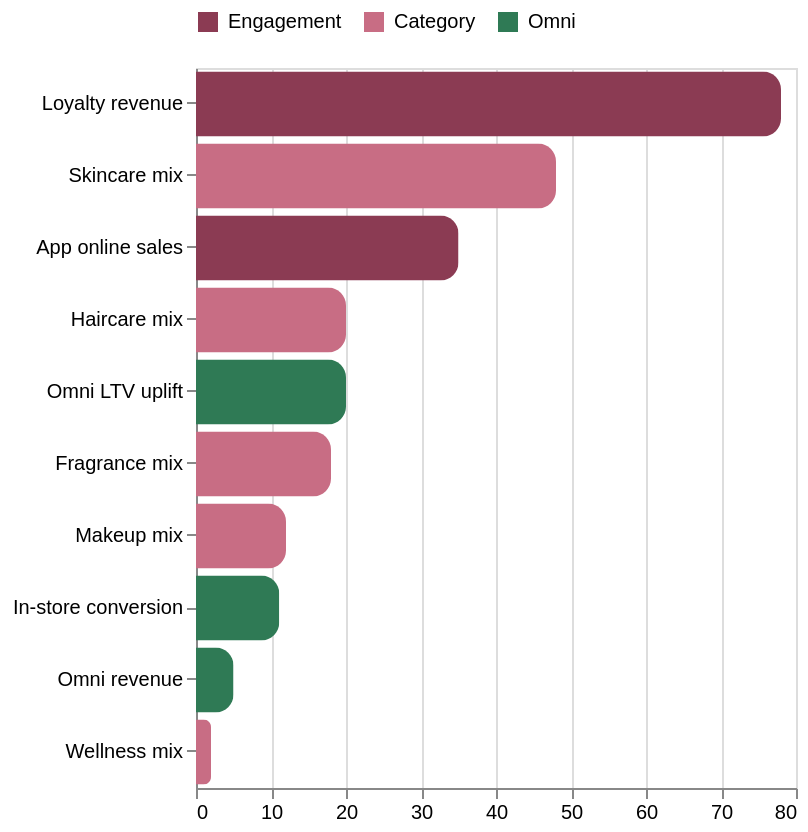

Specify this chart in Vega-Lite:
### Vega-Lite specification from a JSON file in a GitHub repository (floating-point values rounded to 4 significant figures)
{"$schema": "https://vega.github.io/schema/vega-lite/v5.json", "width": "container", "height": 360, "data": {"values": [{"Area": "Loyalty revenue", "Value": 78, "Unit": "% of sales", "Group": "Engagement"}, {"Area": "App online sales", "Value": 35, "Unit": "% of online sales", "Group": "Engagement"}, {"Area": "Skincare mix", "Value": 48, "Unit": "% store category mix", "Group": "Category"}, {"Area": "Haircare mix", "Value": 20, "Unit": "% store category mix", "Group": "Category"}, {"Area": "Fragrance mix", "Value": 18, "Unit": "% store category mix", "Group": "Category"}, {"Area": "Makeup mix", "Value": 12, "Unit": "% store category mix", "Group": "Category"}, {"Area": "Wellness mix", "Value": 2, "Unit": "% store category mix", "Group": "Category"}, {"Area": "In-store conversion", "Value": 11.1, "Unit": "%", "Group": "Omni"}, {"Area": "Omni LTV uplift", "Value": 20, "Unit": "% higher", "Group": "Omni"}, {"Area": "Omni revenue", "Value": 5, "Unit": "%+ of revenue", "Group": "Omni"}]}, "params": [{"name": "group", "value": "All", "bind": {"input": "select", "options": ["All", "Engagement", "Category", "Omni"], "name": "Lens: "}}], "transform": [{"filter": "group == 'All' || datum.Group == group"}, {"calculate": "datum.Value + ' ' + datum.Unit", "as": "Display"}], "mark": {"type": "bar", "cornerRadiusEnd": 9}, "encoding": {"x": {"field": "Value", "type": "quantitative", "axis": {"title": null}}, "y": {"field": "Area", "type": "nominal", "sort": "-x", "axis": {"title": null, "labelLimit": 170}}, "color": {"field": "Group", "type": "nominal", "scale": {"domain": ["Engagement", "Category", "Omni"], "range": ["#8B3B53", "#C86D84", "#2F7A55"]}, "legend": {"orient": "top", "title": null}}, "tooltip": [{"field": "Area"}, {"field": "Display", "title": "Value"}, {"field": "Group"}]}}
